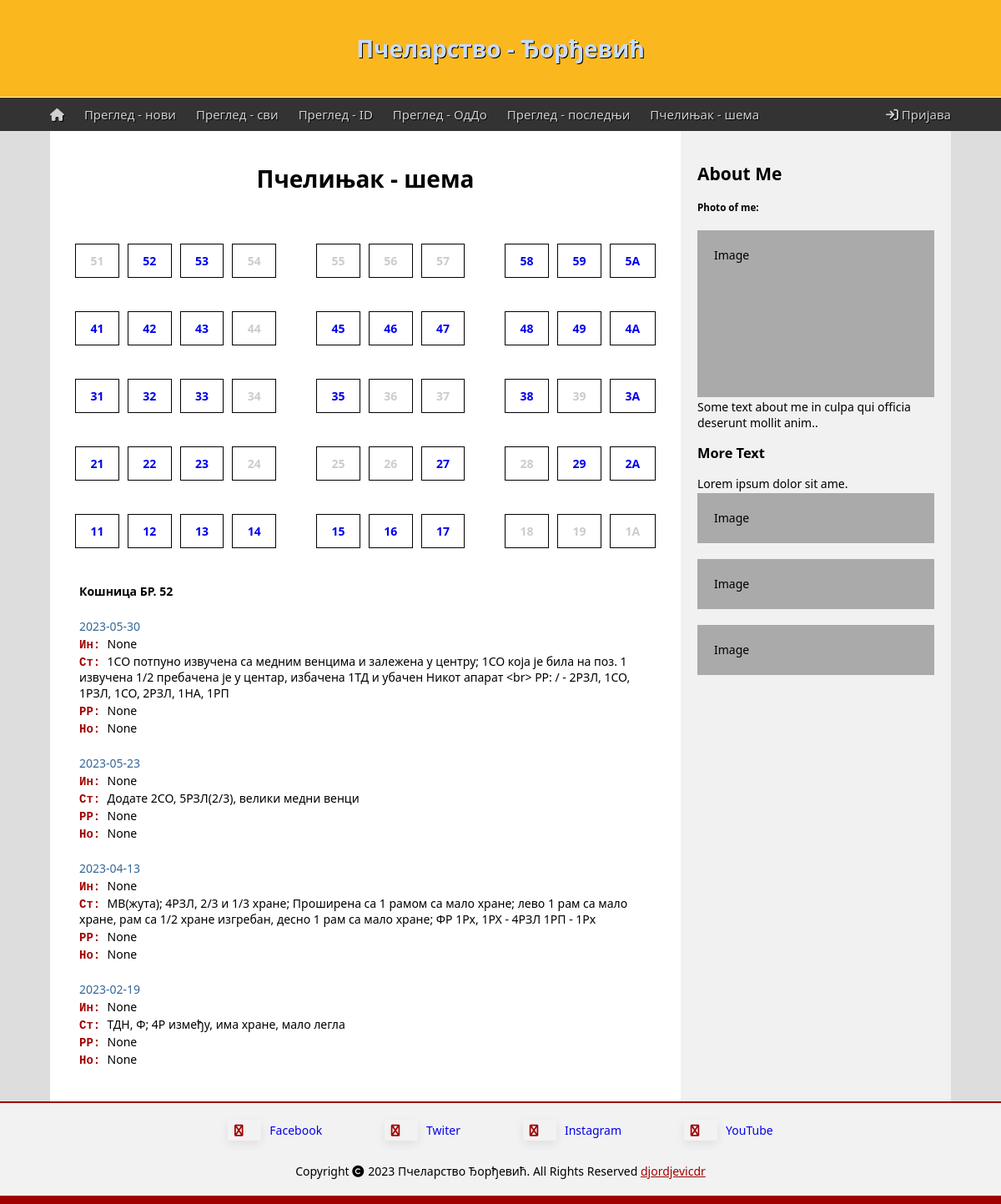
Screenshot of /shema?hive_id=52 with the database file from the repository.
### tables this page shows
CREATE TABLE inspect (id INTEGER PRIMARY KEY ASC AUTOINCREMENT NOT NULL, hive_id TEXT (2) NOT NULL, date DATE NOT NULL, state VARCHAR (255), interv VARCHAR (255), frames VARCHAR (127), note VARCHAR (255));

### app.py (the view)
@app.route("/shema")
def shema():
    shema = [
    [
        ["51", 0], ["52", 1], ["53", 1], ["54", 0], ["  ", 0], ["55", 0], ["56", 0], ["57", 0], ["  ", 0], ["58", 1], ["59", 1], ["5A", 1]
    ],
    [
        ["41", 1], ["42", 1], ["43", 1], ["44", 0], ["  ", 0], ["45", 1], ["46", 1], ["47", 1], ["  ", 0], ["48", 1], ["49", 1], ["4A", 1]
    ],
    [
        ["31", 1], ["32", 1], ["33", 1], ["34", 0], ["  ", 0], ["35", 1], ["36", 0], ["37", 0], ["  ", 0], ["38", 1], ["39", 0], ["3A", 1]
    ],
    [
        ["21", 1], ["22", 1], ["23", 1], ["24", 0], ["  ", 0], ["25", 0], ["26", 0], ["27", 1], ["  ", 0], ["28", 0], ["29", 1], ["2A", 1]
    ],
    [
        ["11", 1], ["12", 1], ["13", 1], ["14", 1], ["  ", 0], ["15", 1], ["16", 1], ["17", 1], ["  ", 0], ["18", 0], ["19", 0], ["1A", 0]
    ],
    ]
    db = os.path.join(app.root_path, 'pcelinjak.db')
    con = sqlite3.connect(db)
    cur = con.cursor()
    hive_id = request.args.get("hive_id")
    if hive_id == None:
        return render_template("shema.html", hive_id=None, review=None, shema=shema)
    else:
        sql="""
        SELECT date, hive_id, interv, state, frames, note
        FROM inspect
        WHERE hive_id=?
        ORDER BY date DESC, id DESC
        """
        cur.execute(sql, (hive_id,))
        rew=cur.fetchall()
        con.close()
        return render_template("shema.html", hive_id=hive_id, review=rew, shema=shema)

### templates/shema.html
{% extends 'template.html' %}
{% block content %}
<h1>Пчелињак - шема</h1>
<div class="shema">
  <div style="flex: 70%;">
    <table class="tshema">
      {% for i in range(5) %}
        <tr>
          {% for j in range(12) %}
            {% if shema[i][j][0] !="  " %}
              <td>
                {% if shema[i][j][1] %}
                  <a class="shemaid" href="shema?hive_id={{ shema[i][j][0] }}">
                {% else %}
                  <a class="shemaid_na" href="shema?hive_id={{ shema[i][j][0] }}">
                {% endif%}
                <b>{{ shema[i][j][0] }}</b>
                </a>
              </td>
            {% else %}
                <td style="border: 0;"></td>
            {% endif %}
          {% endfor %}
        </tr>
      {% endfor %}
    </table>
  </div>
  <div style="flex: 30%; padding-left: 15px;">
    {% if review != None %}
      <p><b>Кошница БР. {{ hive_id }}</b></p>
      <br>
      {% for (date, hive_id, interv, state, frames, note) in review %}
        <p style="color: #336699">{{ date }}</p>
	      <p><span class="vst">Ин: </span>{{ interv }}</p>
        <p><span class="vst">Ст: </span>{{ state }}</p>
	      <p><span class="vst">РР: </span>{{ frames }}</p>
	      <p><span class="vst">Но: </span>{{ note }}</p>
        <br>
      {% endfor %}
    {% endif %}
  </div>
</div>
{% endblock content %}

### static/css/style.css (style rules this page uses)
* { box-sizing: border-box; }
body { margin: 0; font-family: 'Segoe UI', Tahoma, Geneva, Verdana, sans-serif; font-size: 14px; background-color: #ddd; }
p { margin-top: 2px; margin-bottom: 2px; }
h1 { text-align: center; }
.vst { color: #a00000; font-weight: 600; font-family: 'Courier New', Courier, monospace; }
.shema { display:flex; flex-direction: row; flex-wrap: wrap; }
.shemaid { text-decoration: none; color: #0000EE; }
.shemaid_na { text-decoration: none; color: #cccccc; }
table.tshema { border-collapse: separate; border-spacing: 10px 40px; width: 100%; }
table.tshema td { border: 1px solid black; padding: 10px; text-align: center; border-spacing: 20px; }

### rows the page displays
inspect: date "2023-05-30", interv "None", state "1СО потпуно извучена са медним венцима и залежена у центру; 1СО која је била на поз. 1 извучена 1/2 пребачена је у центар, избачена 1ТД и убачен Никот апарат <br> РР: / - 2РЗЛ, 1СО, 1РЗЛ, 1СО, 2РЗЛ, 1НА, 1РП", frames "None", note "None"
inspect: date "2023-05-23", interv "None", state "Додате 2СО, 5РЗЛ(2/3), велики медни венци", frames "None", note "None"
inspect: date "2023-04-13", interv "None", state "МВ(жута); 4РЗЛ, 2/3 и 1/3 хране; Проширена са 1 рамом са мало хране; лево 1 рам са мало хране, рам са 1/2 хране изгребан, десно 1 рам са мало хране; ФР 1Рх, 1РХ - 4РЗЛ 1РП - 1Рх", frames "None", note "None"
inspect: date "2023-02-19", interv "None", state "ТДН, Ф; 4Р између, има хране, мало легла", frames "None", note "None"

### other values shown
{{ shema[i][j][0] }} "51" "52" "53" "54" "55" "56" "57" "58" "59" "5A" "41" "42" "43" "44" "45" "46" "47" "48" "49" "4A" "31" "32" "33" "34" "35" "36" "37" "38" "39" "3A" "21" "22" "23" "24" "25" "26" "27" "28" "29" "2A" "11" "12" "13" "14" "15" "16" "17" "18" "19" "1A"
{{ hive_id }} "52"
